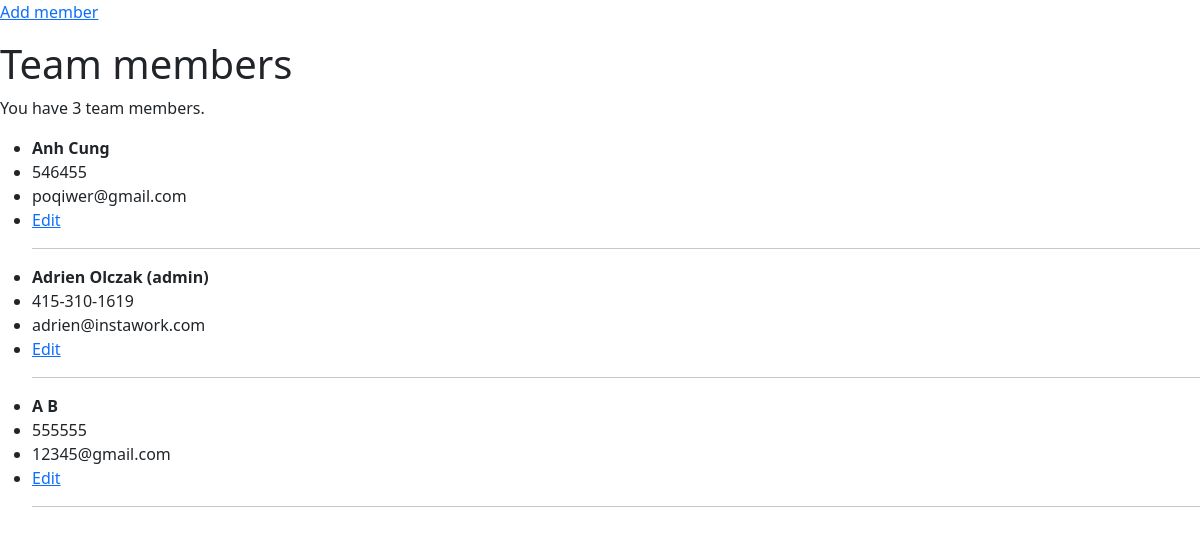
Page /list/ on the committed database.
### teamApp/models.py (models this page shows)
class Member(models.Model):
    ROLETYPES = (
        ('regular', 'Regular - Can\'t delete members'),
        ('admin', 'Admin - Can delete members'),
    )
    first_name = models.CharField(max_length=255)
    last_name = models.CharField(max_length=255)
    phone = models.CharField(max_length=15)
    email = models.EmailField(max_length=255, null = True, blank = True)
    role = models.CharField(max_length=10, choices=ROLETYPES)

### teamApp/views.py (the view)
# urls.py: path('list/', views.MemberListView.as_view(), name='member_list'),
class MemberListView(ListView):
    model = Member
    context_object_name = 'allmembers'
    template_name = 'teamApp/member_list.html'

### teamApp/templates/teamApp/member_list.html
{% extends 'teamApp/base.html' %}
{% block content %}
<p>
    <a href="../add/">Add member</a>
</p>
<h1>Team members</h1>
<p>You have {{ allmembers.count }} team members.</p>
<ul>
    {% for member in allmembers %}
    <li><b>
        {{ member.first_name }} {{ member.last_name }}
        {% if member.role == 'admin' %}
            (admin)
        {% endif %}
    </b></li>
    <li>{{ member.phone }}</li>
    <li>{{ member.email }}</li>
    <li><a href="../{{ member.id }}/edit/">Edit</a></li>
    <hr/>
    {% empty %}
    <li>No objects yet.</li>
    {% endfor %}
</ul>
{% endblock %}

### teamApp/templates/teamApp/base.html (shortened to what this page needs)
<!doctype html>
<html lang="en">
  <head>
    <link href="https://cdn.jsdelivr.net/npm/bootstrap@5.2.0/dist/css/bootstrap.min.css" rel="stylesheet">
  </head>
  <body>
    {% block content %}
    {% endblock %}
  </body>
</html>

### rows in the picture
Member: first_name "Anh", last_name "Cung", phone "546455", email "poqiwer@gmail.com"
Member: first_name "Adrien", last_name "Olczak", role "(admin)", phone "415-310-1619", email "adrien@instawork.com"
Member: first_name "A", last_name "B", phone "555555", email "12345@gmail.com"

### other values in the picture
{{ allmembers.count }} "3"
